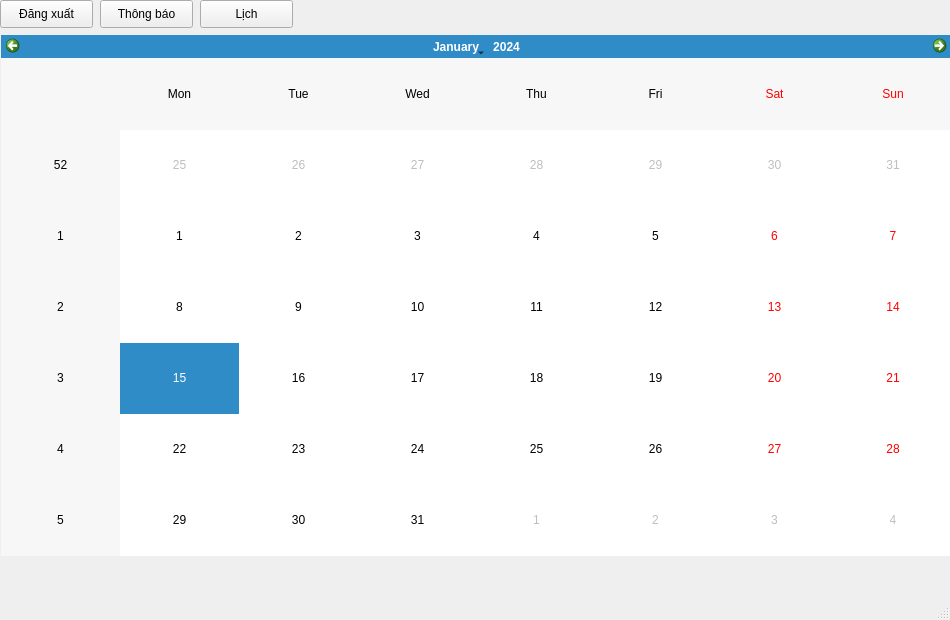
<?xml version="1.0" encoding="UTF-8"?>
<ui version="4.0">
 <class>MainWindow</class>
 <widget class="QMainWindow" name="MainWindow">
  <property name="geometry">
   <rect>
    <x>0</x>
    <y>0</y>
    <width>950</width>
    <height>620</height>
   </rect>
  </property>
  <property name="windowTitle">
   <string>MainWindow</string>
  </property>
  <widget class="QWidget" name="centralwidget">
   <widget class="QPushButton" name="ql">
    <property name="geometry">
     <rect>
      <x>0</x>
      <y>0</y>
      <width>93</width>
      <height>28</height>
     </rect>
    </property>
    <property name="text">
     <string>Đăng xuất</string>
    </property>
   </widget>
   <widget class="QPushButton" name="thongbao">
    <property name="geometry">
     <rect>
      <x>100</x>
      <y>0</y>
      <width>93</width>
      <height>28</height>
     </rect>
    </property>
    <property name="text">
     <string>Thông báo</string>
    </property>
   </widget>
   <widget class="QPushButton" name="lich">
    <property name="geometry">
     <rect>
      <x>200</x>
      <y>0</y>
      <width>93</width>
      <height>28</height>
     </rect>
    </property>
    <property name="text">
     <string>Lịch</string>
    </property>
   </widget>
   <widget class="QCalendarWidget" name="calendarWidget">
    <property name="geometry">
     <rect>
      <x>1</x>
      <y>35</y>
      <width>951</width>
      <height>521</height>
     </rect>
    </property>
   </widget>
  </widget>
  <widget class="QMenuBar" name="menubar">
   <property name="geometry">
    <rect>
     <x>0</x>
     <y>0</y>
     <width>950</width>
     <height>26</height>
    </rect>
   </property>
  </widget>
  <widget class="QStatusBar" name="statusbar"/>
 </widget>
 <resources/>
 <connections/>
</ui>
